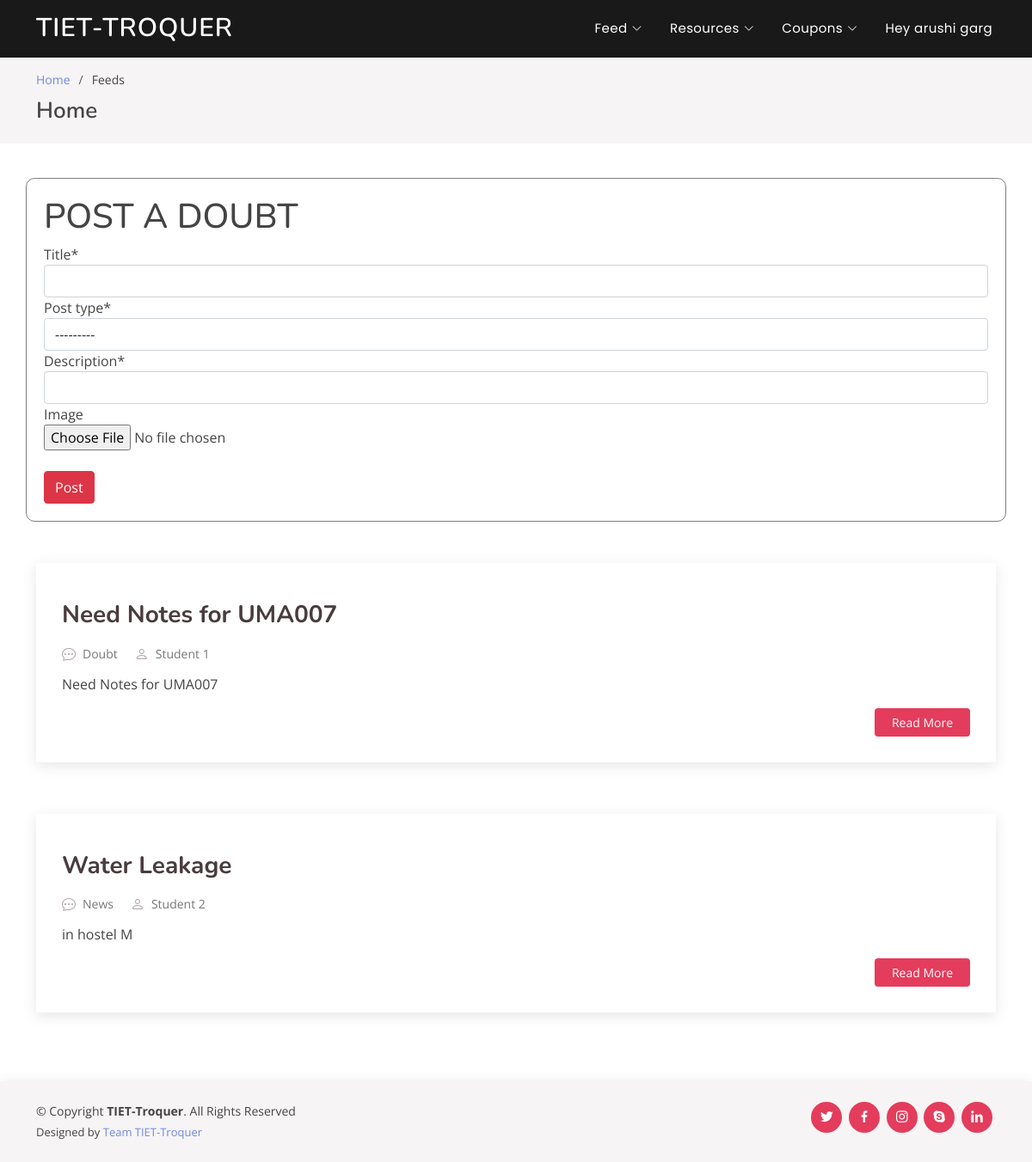
The app's page /feeds/ (signed in) with its own data.
### user/models.py (models this page shows, shortened)
class User(AbstractUser):
	username			= None
	email 				= models.EmailField(verbose_name='Email Address', unique=True)
	name 				= models.CharField(max_length=50)
	contact_no 			= PhoneNumberField(blank=False, null=False, help_text='Add country code before the contact no.')
	coins				= models.IntegerField(default=50)
	ratings				= models.IntegerField(default=0)
	is_student			= models.BooleanField(default=False)
	is_company 			= models.BooleanField(default=False)
	USERNAME_FIELD 		= 'email'
	user_permissions 	= None
	groups 				= None
	REQUIRED_FIELDS 	= []
	objects = CustomUserManager()

### home/models.py (models this page shows, shortened)
class Feed(models.Model):
	post_type = (('Doubt', 'Doubt'),
				('News', 'News'),)
	author 				= models.ForeignKey(User, related_name = 'author', on_delete=models.CASCADE, null=True)
	title 				= models.CharField(max_length=50)
	post_type			= models.CharField(choices=post_type, max_length=5)
	description			= models.CharField(max_length=500)
	image 				= models.ImageField(default='feed/default.jpg', upload_to='feed/', null=True, blank=True)

### home/views.py (the view)
# urls.py: path('feeds/',								feeds_home,			name='feeds'),
@login_required
def feeds_home(request):
	if(request.method == 'POST'):
		form = AnswerForm(request.POST, request.FILES)
		if form.is_valid():
			form.instance.author = request.user
			form.save()
	form = AnswerForm()
	feeds   = Feed.objects.all()
	context = {
		'form' : form,
		'feeds'	 : feeds,
	}
	return render(request, 'home/feeds.html', context)

### home/forms.py
class AnswerForm(forms.ModelForm):
	class Meta():
		model = Feed
		fields = ['title', 'post_type', 'description', 'image']

### home/templates/home/feeds.html (shortened to what this page needs)
{% extends "home/base.html" %}
{% load static %}
{% load crispy_forms_tags %}
{% block body %}
  <main id="main">
    <section id="breadcrumbs" class="breadcrumbs">
      <div class="container">
        <ol>
          <li><a href="{% url 'all-resources' %}">Home</a></li>
          <li>Feeds</li>
        </ol>
        <h2>Home</h2>
      </div>
    </section>
    <section id="blog" class="blog">
      <div class="container" data-aos="fade-up">
        <div class="row">
          <div class="col-lg-12 mt-5 mt-lg-0" style="border: solid 1px rgba(0,0,0,0.5); padding: 20px; border-radius:10px;">
            <h1>POST A DOUBT</h1>
            <form method="POST" enctype="multipart/form-data">
              {{ form|crispy }} <br>
              <button class="btn btn-danger" type="submit" value="Post">Post</button>
            </form>
          </div>
          <div class="col-lg-12 mt-5 entries">
            {% for feed in feeds %}
            <article class="entry">
              <div class="entry-img">
              </div>
              <h2 class="entry-title">
                <a href="{% url 'feed_details' feed.id %}">{{feed.title}}</a>
              </h2>
              <div class="entry-meta">
                <ul>
                  <li class="d-flex align-items-center"><i class="bi bi-chat-dots"></i> <a>{{feed.post_type}}</a></li>
                  <li class="d-flex align-items-center"><i class="bi bi-person"></i> <a href="{% url 'user_profile' feed.author.id %}">{{feed.author.name}}</a></li>
                </ul>
              </div>
              <div class="entry-content">
                <p> {{feed.description}}
                </p>
                <div class="read-more">
                  <a href="{% url 'feed_details' feed.id %}">Read More</a>
                </div>
              </div>
            </article>
            {% endfor %}
          </div>
        </div>
      </div>
    </section>
  </main>
{% endblock body %}

### home/templates/home/base.html (shortened to what this page needs)
{% load static %}
<!DOCTYPE html>
<html lang="en">
<head>
  <link href="{%static 'home/assets/vendor/bootstrap/css/bootstrap.min.css'%}" rel="stylesheet">
  <link href="{%static 'home/assets/vendor/bootstrap-icons/bootstrap-icons.css'%}" rel="stylesheet">
  <link href="{%static 'home/assets/vendor/boxicons/css/boxicons.min.css'%}" rel="stylesheet">
  <link href="{%static 'home/assets/vendor/glightbox/css/glightbox.min.css'%}" rel="stylesheet">
  <link href="{%static 'home/assets/vendor/remixicon/remixicon.css'%}" rel="stylesheet">
  <link href="{%static 'home/assets/vendor/swiper/swiper-bundle.min.css'%}" rel="stylesheet">
  <link href="{%static 'home/assets/css/style.css'%}" rel="stylesheet">
</head>
<body>
  <header id="header" class="fixed-top header-inner-pages">
    <div class="container d-flex align-items-center justify-content-between">
      <h1 class="logo"><a href="{% url 'my_posted_resources' %}">TIET-Troquer</a></h1>
      <nav id="navbar" class="navbar">
        <ul>
          <li class="dropdown"><a href="{% url 'feeds' %}"><span>Feed</span> <i class="bi bi-chevron-down"></i></a>
          </li>
          <li class="dropdown"><a href="{% url 'all-resources' %}"><span>Resources</span> <i class="bi bi-chevron-down"></i></a>
          </li>
          <li class="dropdown"><a href="{% url 'available' %}"><span>Coupons</span> <i class="bi bi-chevron-down"></i></a>
          </li>
          {% if user.is_authenticated %}
          <li class="dropdown" ><a href="#">Hey {{ user.name }}</a>
          </li>
          {% else %}
          <li><a class="nav-link scrollto" href="{% url 'login' %}">Login/Signup</a></li>
          {% endif %}
        </ul>
      </nav>
    </div>
  </header>
{% block body %}{% endblock body %}
  <footer id="footer">
    <div class="container d-md-flex py-4">
      <div class="me-md-auto text-center text-md-start">
        <div class="copyright">
          &copy; Copyright <strong><span>TIET-Troquer</span></strong>. All Rights Reserved
        </div>
        <div class="credits">
          Designed by <a href="#">Team TIET-Troquer</a>
        </div>
      </div>
      <div class="social-links text-center text-md-right pt-3 pt-md-0">
        <a href="#" class="twitter"><i class="bx bxl-twitter"></i></a>
        <a href="#" class="facebook"><i class="bx bxl-facebook"></i></a>
        <a href="#" class="instagram"><i class="bx bxl-instagram"></i></a>
        <a href="#" class="google-plus"><i class="bx bxl-skype"></i></a>
        <a href="#" class="linkedin"><i class="bx bxl-linkedin"></i></a>
      </div>
    </div>
  </footer>
</body>
</html>

### home/static/home/assets/css/style.css (style rules this page uses)
body { font-family: "Open Sans", sans-serif; color: #444444; }
a { color: #7088e2; text-decoration: none; }
h1, h2, h3, h4, h5, h6 { font-family: "Nunito", sans-serif; }
#header { transition: all 0.5s; z-index: 997; padding: 20px 0; }
#header .logo { font-size: 30px; margin: 0; padding: 0; line-height: 1; font-weight: 600; letter-spacing: 1px; text-transform: uppercase; }
#header .logo a { color: #fff; }
#header.header-scrolled, #header.header-inner-pages { background: rgba(0, 0, 0, 0.9); padding: 12px 0; }
.navbar { padding: 0; }
.navbar ul { margin: 0; padding: 0; display: flex; list-style: none; align-items: center; }
.navbar li { position: relative; }
.navbar > ul > li { white-space: nowrap; padding: 10px 0 10px 24px; }
.navbar a { display: flex; align-items: center; justify-content: space-between; font-family: "Poppins", sans-serif; color: #fff; font-size: 15px; padding: 0 4px; white-space: nowrap; transition: 0.3s; letter-spacing: 0.4px; position: relative; }
.navbar a i { font-size: 12px; line-height: 0; margin-left: 5px; }
.navbar > ul > li > a:before { content: ""; position: absolute; width: 100%; height: 2px; bottom: -6px; left: 0; background-color: #e43c5c; visibility: hidden; transform: scaleX(0); transition: all 0.3s ease-in-out 0s; }
section { padding: 60px 0; overflow: hidden; }
.breadcrumbs { padding: 15px 0; background: #f6f4f4; margin-top: 67px; }
.breadcrumbs h2 { font-size: 26px; font-weight: 600; }
.breadcrumbs ol { display: flex; flex-wrap: wrap; list-style: none; padding: 0 0 10px 0; margin: 0; font-size: 14px; }
.breadcrumbs ol li + li { padding-left: 10px; }
.breadcrumbs ol li + li::before { display: inline-block; padding-right: 10px; color: #655356; content: "/"; }
.blog { padding: 40px 0 20px 0; }
.blog .entry { padding: 30px; margin-bottom: 60px; box-shadow: 0 4px 16px rgba(0, 0, 0, 0.1); }
.blog .entry .entry-img { max-height: 440px; margin: -30px -30px 20px -30px; overflow: hidden; }
.blog .entry .entry-title { font-size: 28px; font-weight: bold; padding: 0; margin: 0 0 20px 0; }
.blog .entry .entry-title a { color: #493c3e; transition: 0.3s; }
.blog .entry .entry-meta { margin-bottom: 15px; color: #b1a0a3; }
.blog .entry .entry-meta ul { display: flex; flex-wrap: wrap; list-style: none; align-items: center; padding: 0; margin: 0; }
.blog .entry .entry-meta ul li + li { padding-left: 20px; }
.blog .entry .entry-meta i { font-size: 16px; margin-right: 8px; line-height: 0; }
.blog .entry .entry-meta a { color: #777777; font-size: 14px; display: inline-block; line-height: 1; }
.blog .entry .entry-content p { line-height: 24px; }
.blog .entry .entry-content .read-more { -moz-text-align-last: right; text-align-last: right; }
.blog .entry .entry-content .read-more a { display: inline-block; background: #e43c5c; color: #fff; padding: 6px 20px; transition: 0.3s; font-size: 14px; border-radius: 4px; }
#footer { color: #444444; font-size: 14px; background: #f6f4f4; box-shadow: 0px 2px 15px rgba(0, 0, 0, 0.1); }
#footer .credits { padding-top: 5px; font-size: 13px; color: #444444; }
#footer .social-links a { font-size: 18px; display: inline-block; background: #e43c5c; color: #fff; line-height: 1; padding: 8px 0; margin-right: 4px; border-radius: 50%; text-align: center; width: 36px; height: 36px; transition: 0.3s; }

### records on screen
User: name "arushi garg"
Feed: title "Need Notes for UMA007", post_type "Doubt", author.name "Student 1", description "Need Notes for UMA007"
Feed: title "Water Leakage", post_type "News", author.name "Student 2", description "in hostel M"
